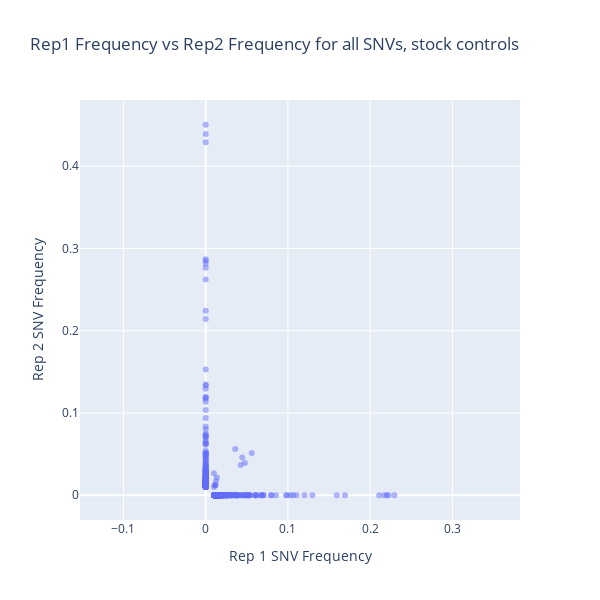

Write notebook code for a chart like this one.
### Code cell
# Scatter plot of rep1_freq vs rep2_freq
fig = px.scatter(stocks, 
                 x="Frequency_1", 
                 y="Frequency_2", 
                 title="Rep1 Frequency vs Rep2 Frequency for all SNVs, stock controls",
                 labels={"Frequency_1": "Rep 1 SNV Frequency", "Frequency_2": "Rep 2 SNV Frequency"},
                 opacity=0.5)

fig.update_layout(
    width=600, 
    height=600,  
    xaxis=dict(scaleanchor="y") 
)


fig.show()

### Figure 1 — Plotly figure (JSON) as saved in the notebook; plotly's stock layout.template omitted (floating-point values rounded to 4 significant figures; data arrays with more than 128 entries replaced by an {"elided": "..."} marker saying what was removed)
{"data": [{"hovertemplate": "Rep 1 SNV Frequency=%{x}<br>Rep 2 SNV Frequency=%{y}<extra></extra>", "legendgroup": "", "marker": {"color": "#636efa", "opacity": 0.5, "symbol": "circle"}, "mode": "markers", "name": "", "orientation": "v", "showlegend": false, "type": "scatter", "x": {"elided": "535 float values"}, "xaxis": "x", "y": {"elided": "535 float values"}, "yaxis": "y"}], "layout": {"height": 600, "legend": {"tracegroupgap": 0}, "title": {"text": "Rep1 Frequency vs Rep2 Frequency for all SNVs, stock controls"}, "width": 600, "xaxis": {"anchor": "y", "domain": [0, 1], "scaleanchor": "y", "title": {"text": "Rep 1 SNV Frequency"}}, "yaxis": {"anchor": "x", "domain": [0, 1], "title": {"text": "Rep 2 SNV Frequency"}}}}
